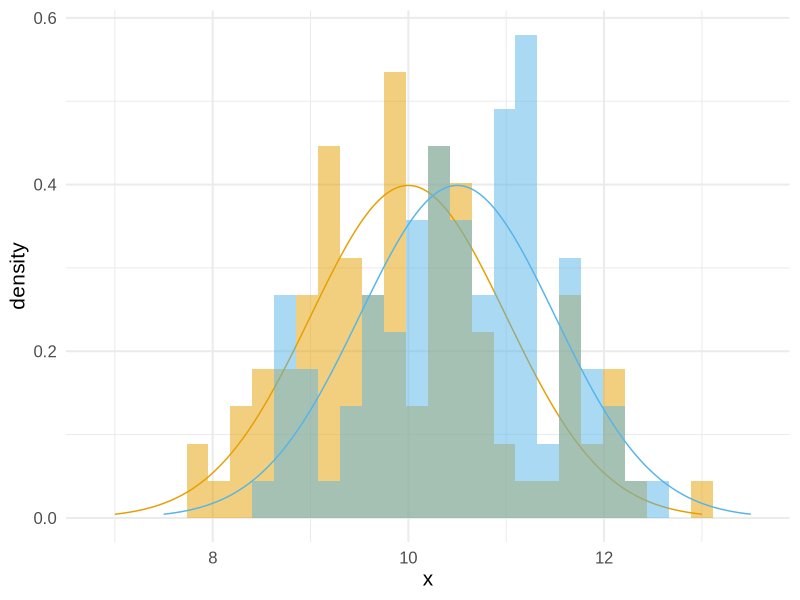
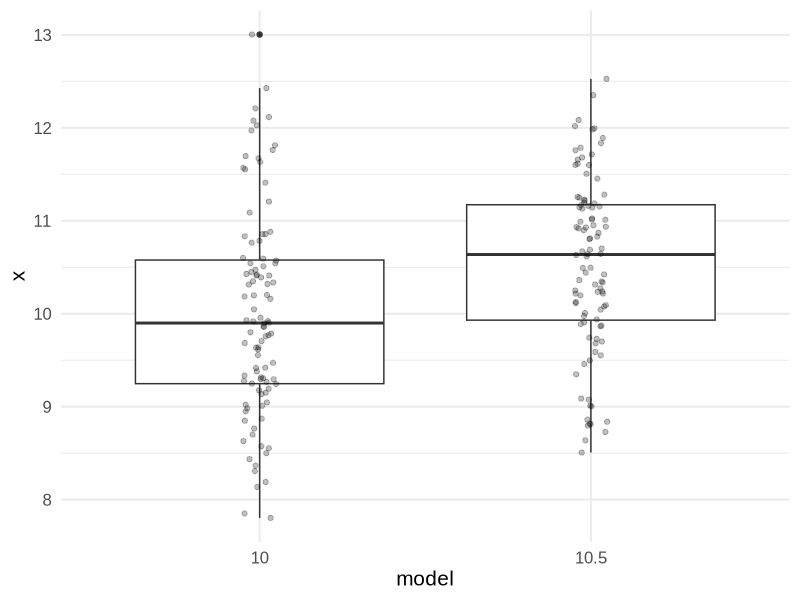
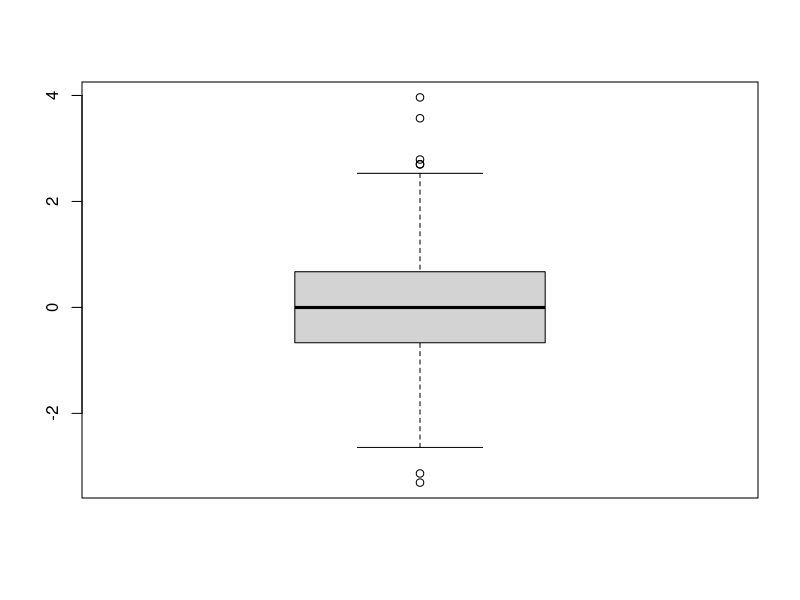
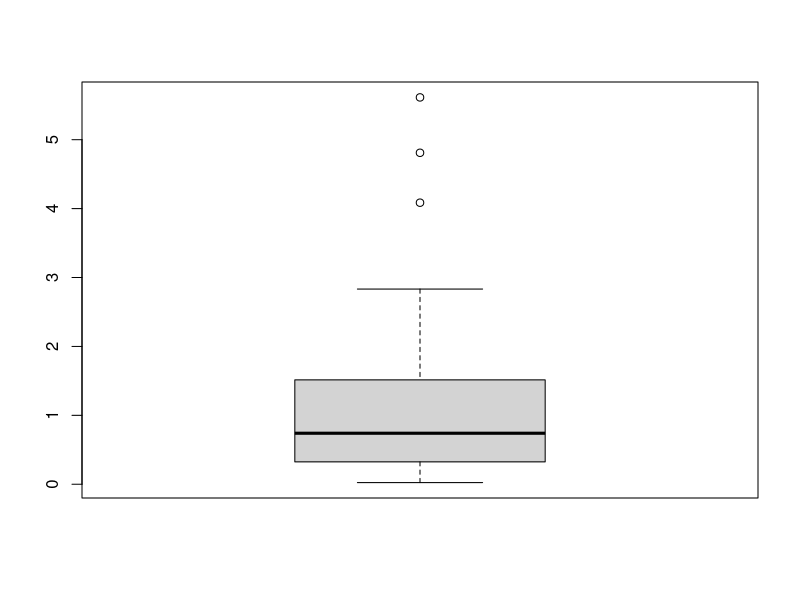

Source code (R) for these figures, in order: (Note: this script raises an error after producing the figures.)
## ---- chunk 1
## Load frequently used packages for blog posts
library(sessioninfo) # for session_info()
library(ggplot2)
library(here)

## For R images to display well in the RSS feed (disable for local preview)
# knitr::opts_knit$set(base.url = 'stefanengineering.com/post/')

# Don't show code by default
knitr::opts_chunk$set(echo = FALSE, warning = FALSE, comment = NA, message = FALSE)
knitr::opts_knit$set(global.par = TRUE)

# CB Palette like ESL
cbPalette <- c(
  "#999999", "#E69F00", "#56B4E9", "#009E73",
  "#F0E442", "#0072B2", "#D55E00", "#CC79A7")

# My favorite theme
theme_set(ggplot2::theme_minimal(base_size = 15, base_family = "Arial"))
## ---- chunk 2
library(dplyr)
library(ggplot2)

n <- 100
x1 <- rnorm(n, mean = 10)
x2 <- rnorm(n, mean = 10.5)

d <- rbind(
  data.frame(x = x1, model = "10"),
  data.frame(x = x2, model = "10.5")
)

xr <- seq(7, 13, length.out = 1000)
yr1 <- dnorm(xr, mean = 10)
yr2 <- dnorm(xr + 0.5, mean = 10.5)
  
ggplot() +
  # Sample from distribution 1
  geom_histogram(data = data.frame(x = x1), 
                 aes(x = x, y=..density..), alpha = 0.5, fill = cbPalette[2]) +
  # Expected from distribution 1
  geom_line(data = data.frame(x = xr, y = yr1), color = cbPalette[2],
            aes(x = x, y = y))+
  # Sample from distribution 2
  geom_histogram(data = data.frame(x = x2), 
                 aes(x = x, y=..density..), alpha = 0.5, fill = cbPalette[3]) +
  # Expected from distribution 2
  geom_line(data = data.frame(x = xr + 0.5, y = yr2), color = cbPalette[3],
            aes(x = x, y = y))
## ---- chunk 3
summary_d <- group_by(d, model) %>%
  summarize(mean = mean(x),
            sd = sd(x),
            sderr = sd(x) / sqrt(n()),
            low_ci = mean + sderr * qnorm(0.025),
            upper_ci = mean + sderr * qnorm(0.975))
summary_d
t.test(x1)$`conf.int`

ggplot(d, aes(x = model, y = x)) +
  geom_boxplot() +
  geom_jitter(width = 0.05, alpha = 0.25)
## ---- chunk 4
boxplot(rt(1000, 100))
boxplot(rexp(100))
## ---- chunk 5
## Reproducibility info
options(width = 120)
session_info()
